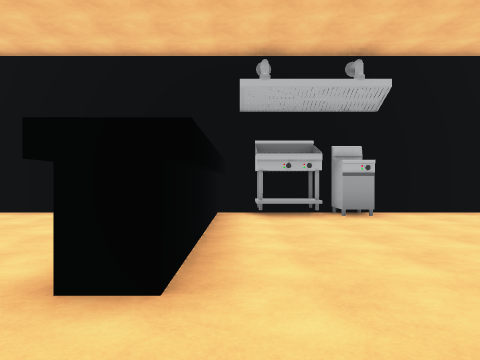
view 1 (above)

18 first-person views from a walk through a scene from a Unity 3-D project. The camera is 1.4 m above the floor, looks level and sees 70° across. The floor is counted in squares, 2 m on a side. Each view is taken from the middle of a square. On the plan, view 1 faces up. The plan holds only what a view shows up to about 11 squares ahead; the rest is blank. The place goes on beyond the plan. The player character is not drawn. Some surface patterns are stand-ins.

view 2
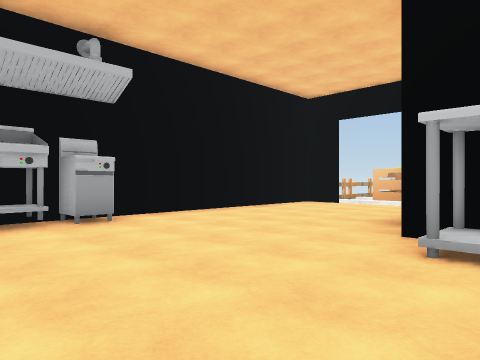

view 3
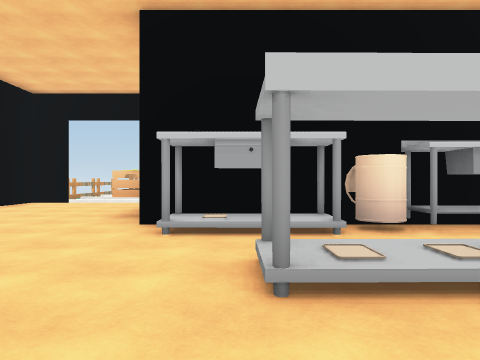

view 4
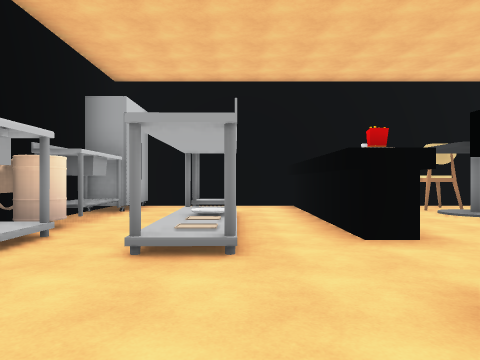

view 5
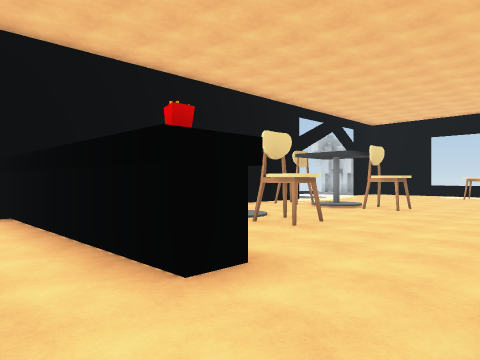

view 6
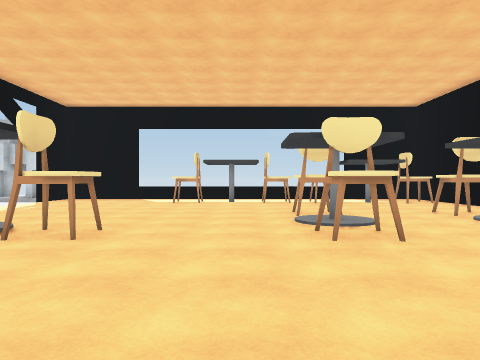

view 7
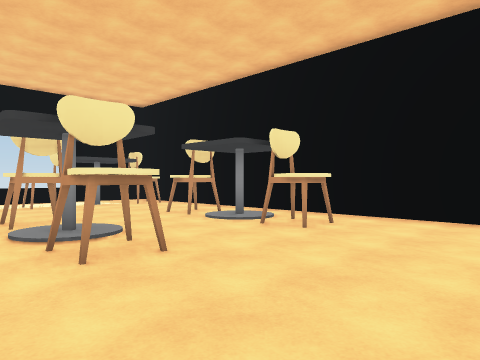

view 8
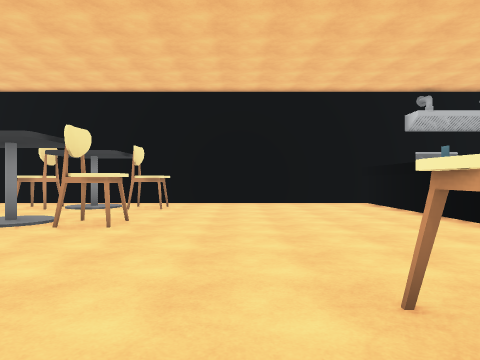

view 9
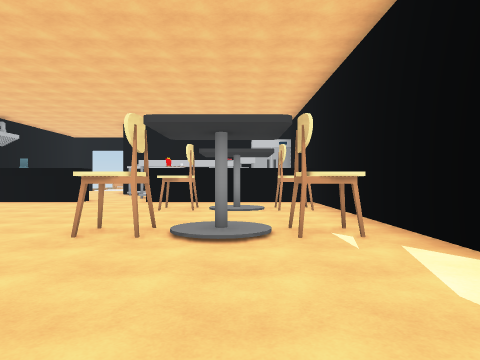

view 10
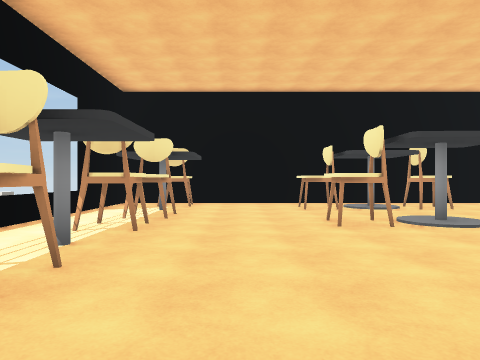

view 11
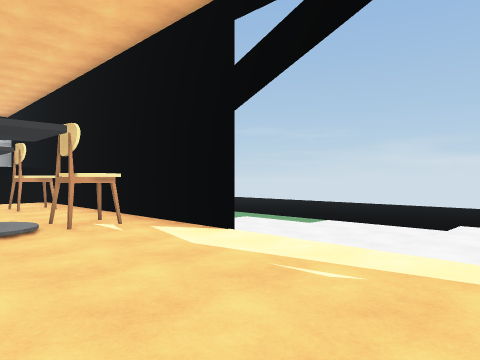

view 12
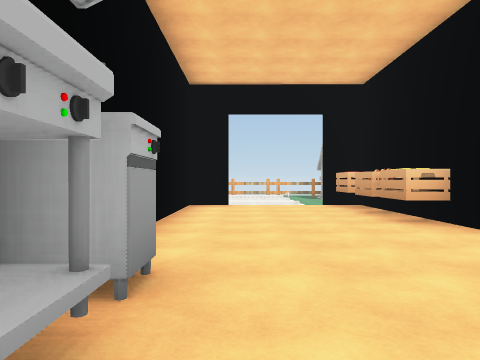

view 13
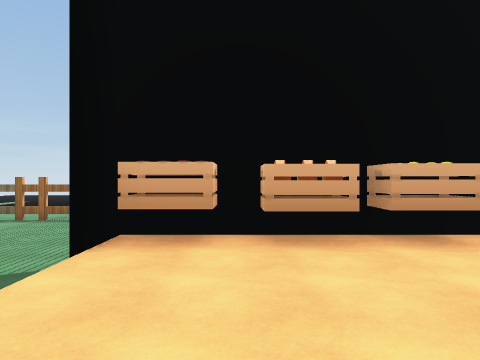

view 14
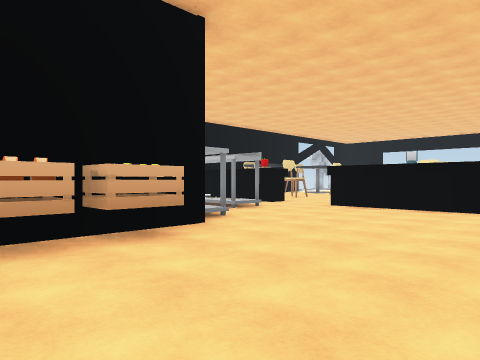

view 15
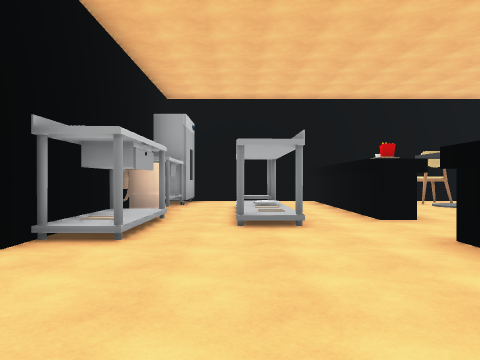

view 16
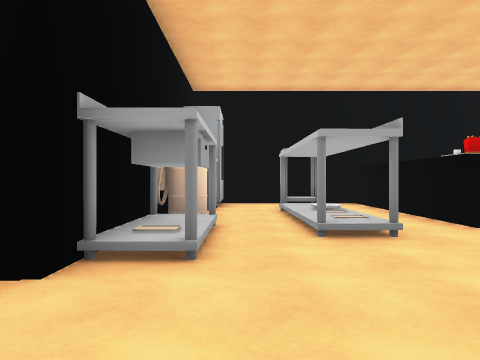

view 17
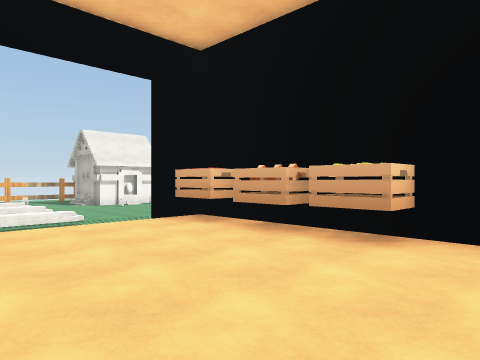

view 18
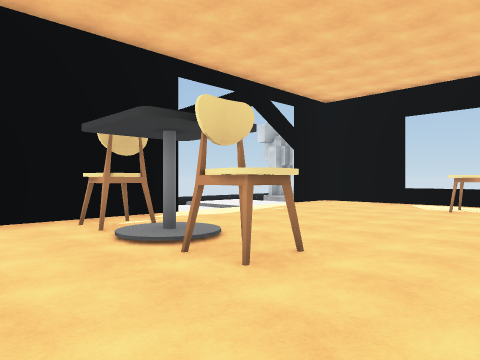

### Floor plan
Key: @ floor where view 1 was taken; # wall or solid block; . main floor; : floor 0.25 m higher than the main floor; - floor 0.25 m lower than the main floor; _ floor 0.5 m lower than the main floor; < floor 0.75 m lower than the main floor; / step, stairs or slope; ^ raised ledge; v drop or lower ground; O other object.
Columns run from 14 left of view 1 to 11 right of it. Each row starts with its distance up from view 1.
  8 ################ #### ##
  7 O............#.OO#......#
  6 O...OO.O.....#..........v
  5 O............#..........v
  4 O............#..........v
  3 ....OO.O.....#......OO.O#v
  2 O......O.........// ####^v
  1 O............../O.O#     v
  0 ..............@//#:      v
 -1 O......O..O..O.//.O
 -2 ..........O..#.//.O
 -3 ......OO..O..#.OO.O
 -4 .......O..O..#....O
 -5 #....#############O
 -6 #..--_
 -7   .--__
 -8   /////
 -9
-10    <<<<<<
-11    <<<<<<
-12    <<<<<
-13    <<<<
-14    <<<
-15    <<

Where each view was taken, in squares from view 1:
view 1: 0 up, 0 right, facing up
view 2: 1 up, 0 right, facing up-right
view 3: 1 up, 1 left, facing right
view 4: 4 up, 1 right, facing down
view 5: 2 up, 1 right, facing down-left
view 6: 1 up, 3 left, facing left
view 7: 1 up, 4 left, facing up-left
view 8: 3 down, 5 left, facing up
view 9: 3 down, 12 left, facing right
view 10: 3 down, 12 left, facing up
view 11: 2 down, 13 left, facing down-right
view 12: 6 up, 0 right, facing right
view 13: 7 up, 8 right, facing down
view 14: 7 up, 8 right, facing down-left
view 15: 6 up, 2 right, facing down
view 16: 5 up, 3 right, facing down
view 17: 7 up, 4 right, facing down-right
view 18: 1 up, 5 left, facing down-left
